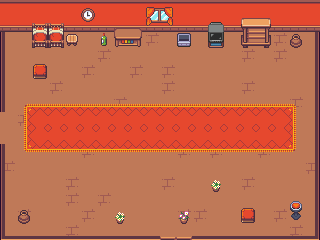

A 2D game scene composited from a Tiled map and its tileset images. What follows is a short description and the map's XML, with every tile layer's data as written:
An orthogonal 20x15 tile map with 16x16 px tiles, 4 tile layers (Desen Katmanı 1, Desen Katmanı 2, Desen Katmanı 3, Desen Katmanı 4).

<map version="1.10" tiledversion="1.12.1" orientation="orthogonal" renderorder="right-down" width="20" height="15" tilewidth="16" tileheight="16" infinite="0" nextlayerid="5" nextobjectid="1">
 <tileset firstgid="1" source="interior_tiles.tsx" />
 <layer id="1" name="Desen Katmanı 1" width="20" height="15">
  <data encoding="csv">
4,4,4,4,4,4,4,4,4,4,4,4,4,4,4,4,4,4,4,4,
52,52,52,52,52,52,52,52,52,52,52,52,52,52,52,52,52,52,52,52,
289,289,289,289,289,289,289,289,289,290,289,289,289,290,289,289,289,290,289,289,
289,289,289,289,289,289,290,289,289,289,289,289,289,289,289,290,289,290,289,289,
289,289,289,289,289,290,289,289,290,289,290,289,289,289,289,289,289,289,289,289,
289,289,289,290,289,289,289,289,289,289,290,289,289,289,289,290,289,289,289,289,
289,289,289,289,289,289,289,290,289,289,289,289,289,289,289,289,289,289,290,289,
289,290,289,289,289,289,66,66,66,66,66,66,66,66,66,66,66,289,289,289,
289,289,289,290,289,289,289,289,289,290,289,289,289,289,289,289,289,289,289,289,
289,289,289,289,289,290,289,289,289,289,289,290,289,290,289,289,290,289,289,289,
290,289,289,289,289,289,289,289,289,289,289,289,289,289,289,289,289,289,289,290,
289,289,289,289,290,289,289,289,289,289,290,289,289,289,289,290,289,289,289,289,
289,289,289,289,290,289,290,289,289,289,289,289,289,289,289,289,289,289,289,289,
289,290,289,289,289,290,289,289,289,289,289,290,290,289,289,289,289,290,289,289,
289,289,289,289,290,289,289,289,289,289,289,289,289,289,289,289,289,289,290,289
</data>
 </layer>
 <layer id="2" name="Desen Katmanı 2" width="20" height="15">
  <data encoding="csv">
0,0,0,0,0,0,0,0,0,0,0,0,0,0,0,0,0,0,0,0,
0,0,0,0,0,0,0,0,0,0,0,0,0,0,0,0,0,0,0,0,
629,0,0,0,0,0,0,0,0,0,0,0,0,0,0,0,0,0,0,625,
629,0,0,0,0,0,0,0,0,0,0,0,0,0,0,0,0,0,0,625,
629,0,0,0,0,0,0,0,0,0,0,0,0,0,0,0,0,0,0,625,
629,0,0,0,0,0,0,0,0,0,0,0,0,0,0,0,0,0,0,625,
629,17,18,18,18,18,18,18,18,18,18,18,18,18,18,18,18,18,19,625,
0,65,66,66,66,66,66,66,66,66,66,66,66,66,66,66,66,66,67,0,
0,65,66,66,66,66,66,66,66,66,66,66,66,66,66,66,66,66,67,0,
629,113,114,114,114,114,114,114,114,114,114,114,114,114,114,114,114,114,115,625,
629,0,0,0,0,0,0,0,0,0,0,0,0,0,0,0,0,0,0,625,
629,0,0,0,0,0,0,0,0,0,0,0,0,0,0,0,0,0,0,625,
629,0,0,0,0,0,0,0,0,0,0,0,0,0,0,0,0,0,0,625,
629,0,0,0,0,0,0,0,0,0,0,0,0,0,0,0,0,0,0,625,
580,531,531,531,531,531,531,531,531,531,170,170,531,531,531,531,531,531,531,578
</data>
 </layer>
 <layer id="3" name="Desen Katmanı 3" width="20" height="15">
  <data encoding="csv">
0,0,0,0,0,0,0,0,4,15,16,4,4,4,4,0,0,0,0,0,
0,0,681,681,0,0,0,212,213,63,64,52,52,586,0,393,394,0,0,0,
0,0,729,729,345,0,165,308,309,0,0,68,0,634,0,441,442,0,644,0,
0,0,0,0,0,0,0,0,0,0,0,0,0,0,0,0,0,0,0,0,
0,0,160,0,0,0,0,0,0,0,0,0,0,0,0,0,0,0,0,0,
0,0,0,0,0,0,0,0,0,0,0,0,0,0,0,0,0,0,0,0,
0,0,0,0,0,0,0,0,0,0,0,0,0,0,0,0,0,0,0,0,
0,0,0,0,0,0,0,0,0,0,0,0,0,0,0,0,0,0,0,625,
0,0,0,0,0,0,0,0,0,0,0,0,0,0,0,0,0,0,0,625,
0,0,0,0,0,0,0,0,0,0,0,0,0,0,0,0,0,0,0,625,
0,0,0,0,0,0,0,0,0,0,0,0,0,0,0,0,0,0,0,0,
0,0,0,0,0,0,0,0,0,0,0,0,0,547,0,0,0,0,0,0,
0,0,0,0,0,0,0,0,0,0,0,0,0,0,0,0,0,0,535,0,
0,644,0,0,0,0,0,547,0,0,0,451,0,0,0,160,0,0,583,0,
0,0,0,0,0,0,0,0,0,0,0,0,0,0,0,0,0,0,0,0
</data>
 </layer>
 <layer id="4" name="Desen Katmanı 4" width="20" height="15">
  <data encoding="csv">
0,0,0,0,0,653,0,0,0,109,110,0,0,0,0,0,0,0,0,0,
0,0,0,0,0,701,0,0,0,157,158,0,0,0,0,0,0,0,0,0,
0,0,0,0,0,0,0,0,0,0,0,0,0,0,0,0,0,0,0,0,
0,0,0,0,0,0,0,0,0,0,0,0,0,0,0,0,0,0,0,0,
0,0,0,0,0,0,0,0,0,0,0,0,0,0,0,0,0,0,0,0,
0,0,0,0,0,0,0,0,0,0,0,0,0,0,0,0,0,0,0,0,
0,0,0,0,0,0,0,0,0,0,0,0,0,0,0,0,0,0,0,0,
0,0,0,0,0,0,0,0,0,0,0,0,0,0,0,0,0,0,0,0,
0,0,0,0,0,0,0,0,0,0,0,0,0,0,0,0,0,0,0,0,
0,0,0,0,0,0,0,0,0,0,0,0,0,0,0,0,0,0,0,0,
0,0,0,0,0,0,0,0,0,0,0,0,0,0,0,0,0,0,0,0,
0,0,0,0,0,0,0,0,0,0,0,0,0,0,0,0,0,0,0,0,
0,0,0,0,0,0,0,0,0,0,0,0,0,0,0,0,0,0,0,0,
0,0,0,0,0,0,0,0,0,0,0,0,0,0,0,0,0,0,0,0,
0,0,0,0,0,0,0,0,0,0,0,0,0,0,0,0,0,0,0,0
</data>
 </layer>
</map>
